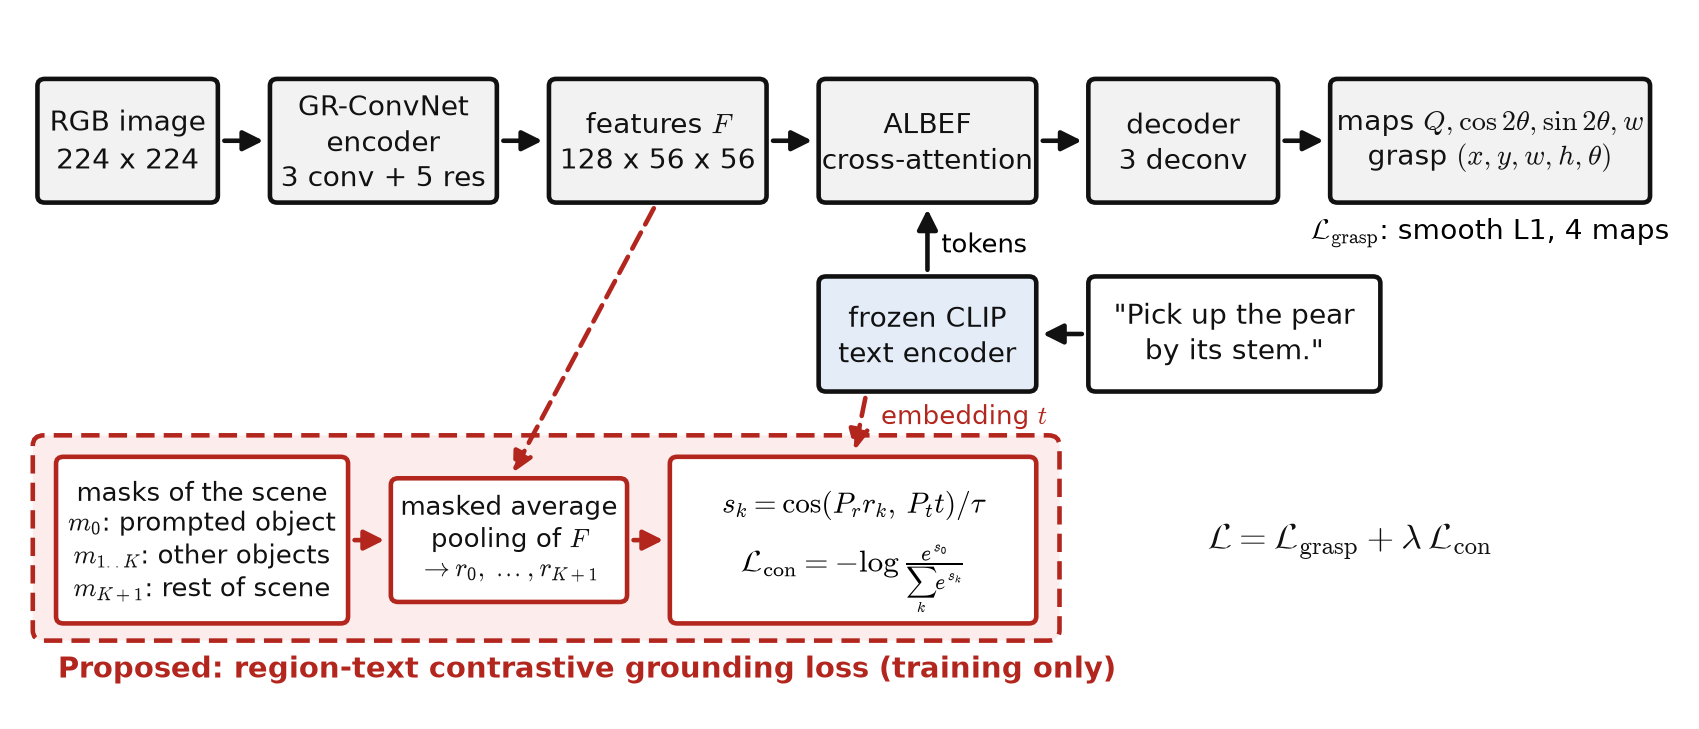

Source code (Python):
"""
Draw the architecture figure of the paper and the slides: GR-ConvNet + CLIP (ALBEF fusion) with the proposed
region-text contrastive loss, which is used in training only.

Usage: python paper/fig/architecture.py   (writes architecture.pdf and architecture.png next to this file)

Author: Duc Anh Hoang
"""

import os

import matplotlib

matplotlib.use("Agg")
import matplotlib.pyplot as plt  # noqa: E402
from matplotlib.patches import FancyArrowPatch, FancyBboxPatch  # noqa: E402

plt.rcParams.update({"font.family": "DejaVu Sans", "mathtext.fontset": "cm", "font.size": 9})
INK, GREY, OURS, OURS_FILL, FROZEN = "#111111", "#F2F2F2", "#B3261E", "#FCEDEC", "#E3ECF7"


def box(ax, x, y, w, h, text, fill=GREY, edge=INK, dashed=False, size=9, bold=False):
    ax.add_patch(FancyBboxPatch((x, y), w, h, boxstyle="round,pad=0.02,rounding_size=0.08", facecolor=fill,
                                edgecolor=edge, linewidth=1.1, linestyle=(0, (4, 2)) if dashed else "-"))
    ax.text(x + w / 2, y + h / 2, text, ha="center", va="center", fontsize=size, color=INK,
            fontweight="bold" if bold else "normal", linespacing=1.25)


def arrow(ax, a, b, color=INK, dashed=False, rad=0.0):
    ax.add_patch(FancyArrowPatch(a, b, arrowstyle="-|>", mutation_scale=10, color=color, linewidth=1.1,
                                 linestyle=(0, (4, 2)) if dashed else "-", connectionstyle=f"arc3,rad={rad}"))


def main():
    fig, ax = plt.subplots(figsize=(7.0, 2.9))
    ax.set_xlim(0, 17.5)
    ax.set_ylim(-0.6, 7.2)
    ax.axis("off")

    # Grasp branch (the reproduced GR-ConvNet + CLIP baseline), top row.
    y, h = 5.2, 1.4
    row = [(0.1, 1.9, "RGB image\n224 x 224"), (2.6, 2.4, "GR-ConvNet\nencoder\n3 conv + 5 res"),
           (5.6, 2.3, "features $F$\n128 x 56 x 56"), (8.5, 2.3, "ALBEF\ncross-attention"),
           (11.4, 2.0, "decoder\n3 deconv"), (14.0, 3.4, "maps $Q, \\cos 2\\theta, \\sin 2\\theta, w$\ngrasp $(x, y, w, h, \\theta)$")]
    for x, w, text in row:
        box(ax, x, y, w, h, text, size=6.8)
    for (x0, w0, _), (x1, _, _) in zip(row, row[1:], strict=False):
        arrow(ax, (x0 + w0, y + h / 2), (x1, y + h / 2))
    ax.text(15.7, 4.75, r"$\mathcal{L}_{\mathrm{grasp}}$: smooth L1, 4 maps", ha="center", fontsize=6.8)

    # Text: frozen CLIP.
    box(ax, 8.5, 3.0, 2.3, 1.3, "frozen CLIP\ntext encoder", fill=FROZEN, size=6.8)
    box(ax, 11.4, 3.0, 3.1, 1.3, '"Pick up the pear\nby its stem."', fill="white", size=6.8)
    arrow(ax, (11.4, 3.65), (10.8, 3.65))
    arrow(ax, (9.65, 4.3), (9.65, 5.2))
    ax.text(9.8, 4.6, "tokens", fontsize=6.3)

    # Proposed: region-text contrastive loss, training only (dashed, red).
    ax.add_patch(FancyBboxPatch((0.05, 0.1), 11.0, 2.35, boxstyle="round,pad=0.02,rounding_size=0.12",
                                facecolor=OURS_FILL, edgecolor=OURS, linewidth=1.1, linestyle=(0, (4, 2))))
    ax.text(0.3, -0.35, "Proposed: region-text contrastive grounding loss (training only)", fontsize=7,
            color=OURS, fontweight="bold")
    box(ax, 0.3, 0.3, 3.1, 1.9, "masks of the scene\n$m_0$: prompted object\n$m_{1..K}$: other objects\n$m_{K+1}$: rest of scene",
        fill="white", edge=OURS, size=6.3)
    box(ax, 3.9, 0.55, 2.5, 1.4, "masked average\npooling of $F$\n$\\rightarrow r_0, \\dots, r_{K+1}$", fill="white", edge=OURS, size=6.3)
    box(ax, 6.9, 0.3, 3.9, 1.9, "", fill="white", edge=OURS)
    ax.text(8.85, 1.65, r"$s_k = \cos(P_r r_k,\, P_t t) / \tau$", ha="center", va="center", fontsize=7)
    ax.text(8.85, 0.8, r"$\mathcal{L}_{\mathrm{con}} = -\log \frac{e^{s_0}}{\sum_k e^{s_k}}$", ha="center",
            va="center", fontsize=7.5)
    arrow(ax, (3.4, 1.25), (3.9, 1.25), OURS)
    arrow(ax, (6.4, 1.25), (6.9, 1.25), OURS)
    arrow(ax, (6.75, 5.2), (5.15, 1.95), OURS, dashed=True)  # features F -> pooling
    arrow(ax, (9.0, 3.0), (8.85, 2.2), OURS, dashed=True)  # pooled CLIP embedding t -> loss
    ax.text(9.15, 2.6, "embedding $t$", fontsize=6.3, color=OURS)
    ax.text(14.2, 1.15, r"$\mathcal{L} = \mathcal{L}_{\mathrm{grasp}} + \lambda\, \mathcal{L}_{\mathrm{con}}$",
            fontsize=8.5, color=INK, ha="center")

    out = os.path.dirname(os.path.abspath(__file__))
    for ext in ("pdf", "png"):
        fig.savefig(os.path.join(out, f"architecture.{ext}"), bbox_inches="tight", dpi=300)


if __name__ == "__main__":
    main()
